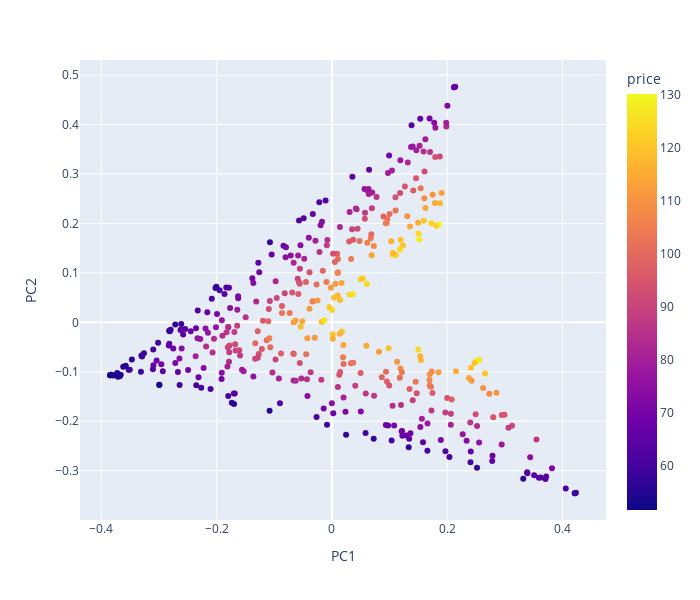
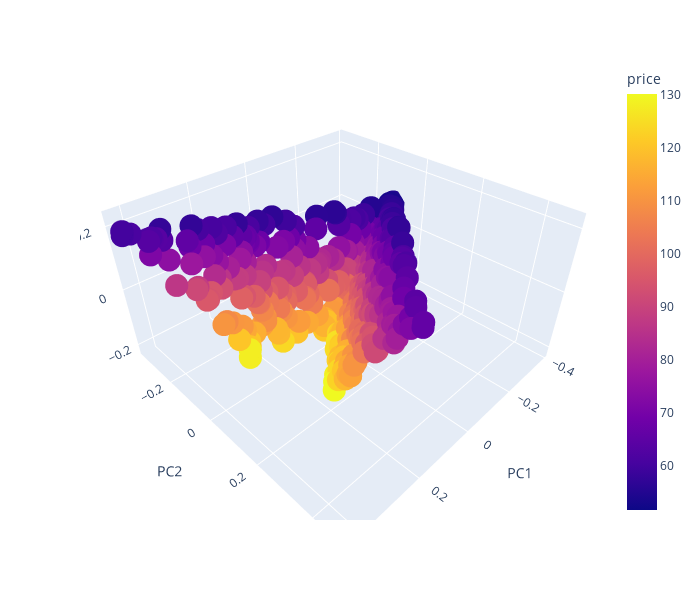
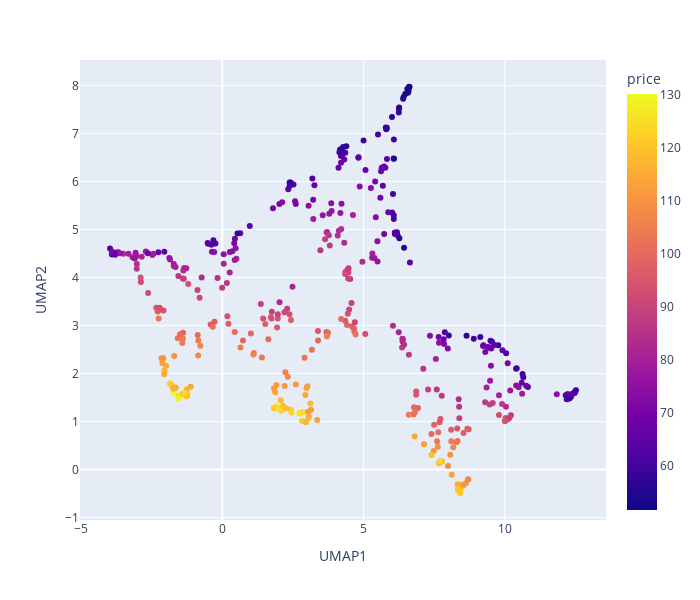
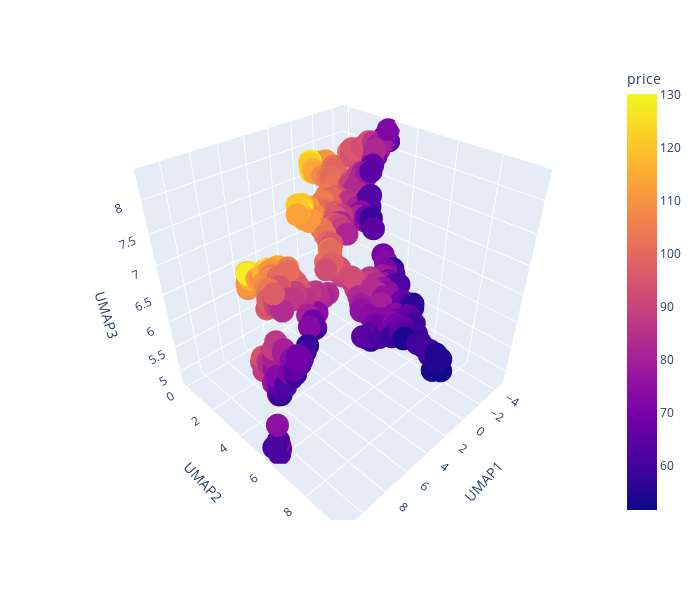

The notebook cell these images were saved under, in order:
### Code cell
from blends.viz import plot_design_space

for method in ["pca-2d", "pca-3d", "umap-2d", "umap-3d", "tsne-2d", "tsne-3d", ]:
    fig = plot_design_space(
            rblend=myblend,
            df_samples=df_samples_price,
            color="price",
            method=method,
            verbose=True,
            )
    fig.update_layout(width=700, height=600)
    fig.show()

### Figure 1 — Plotly figure (JSON) as saved in the notebook; plotly's stock layout.template omitted (floating-point values rounded to 4 significant figures; data arrays with more than 128 entries replaced by an {"elided": "..."} marker saying what was removed)
{"data": [{"hovertemplate": "PC1=%{x}<br>PC2=%{y}<br>price=%{marker.color}<extra></extra>", "legendgroup": "", "marker": {"color": {"elided": "421 float values"}, "coloraxis": "coloraxis", "symbol": "circle"}, "mode": "markers", "name": "", "orientation": "v", "showlegend": false, "type": "scatter", "x": {"elided": "421 float values"}, "xaxis": "x", "y": {"elided": "421 float values"}, "yaxis": "y"}], "layout": {"coloraxis": {"colorbar": {"title": {"text": "price"}}, "colorscale": [[0, "#0d0887"], [0.1111, "#46039f"], [0.2222, "#7201a8"], [0.3333, "#9c179e"], [0.4444, "#bd3786"], [0.5556, "#d8576b"], [0.6667, "#ed7953"], [0.7778, "#fb9f3a"], [0.8889, "#fdca26"], [1, "#f0f921"]]}, "height": 600, "legend": {"tracegroupgap": 0}, "margin": {"t": 60}, "width": 700, "xaxis": {"anchor": "y", "domain": [0, 1], "title": {"text": "PC1"}}, "yaxis": {"anchor": "x", "domain": [0, 1], "title": {"text": "PC2"}}}}

### Figure 2 — Plotly figure (JSON) as saved in the notebook; plotly's stock layout.template omitted (floating-point values rounded to 4 significant figures; data arrays with more than 128 entries replaced by an {"elided": "..."} marker saying what was removed)
{"data": [{"hovertemplate": "PC1=%{x}<br>PC2=%{y}<br>PC3=%{z}<br>price=%{marker.color}<extra></extra>", "legendgroup": "", "marker": {"color": {"elided": "421 float values"}, "coloraxis": "coloraxis", "symbol": "circle"}, "mode": "markers", "name": "", "scene": "scene", "showlegend": false, "type": "scatter3d", "x": {"elided": "421 float values"}, "y": {"elided": "421 float values"}, "z": {"elided": "421 float values"}}], "layout": {"coloraxis": {"colorbar": {"title": {"text": "price"}}, "colorscale": [[0, "#0d0887"], [0.1111, "#46039f"], [0.2222, "#7201a8"], [0.3333, "#9c179e"], [0.4444, "#bd3786"], [0.5556, "#d8576b"], [0.6667, "#ed7953"], [0.7778, "#fb9f3a"], [0.8889, "#fdca26"], [1, "#f0f921"]]}, "height": 600, "legend": {"tracegroupgap": 0}, "margin": {"t": 60}, "scene": {"domain": {"x": [0, 1], "y": [0, 1]}, "xaxis": {"title": {"text": "PC1"}}, "yaxis": {"title": {"text": "PC2"}}, "zaxis": {"title": {"text": "PC3"}}}, "width": 700}}

### Figure 3 — Plotly figure (JSON) as saved in the notebook; plotly's stock layout.template omitted (floating-point values rounded to 4 significant figures; data arrays with more than 128 entries replaced by an {"elided": "..."} marker saying what was removed)
{"data": [{"hovertemplate": "UMAP1=%{x}<br>UMAP2=%{y}<br>price=%{marker.color}<extra></extra>", "legendgroup": "", "marker": {"color": {"elided": "421 float values"}, "coloraxis": "coloraxis", "symbol": "circle"}, "mode": "markers", "name": "", "orientation": "v", "showlegend": false, "type": "scatter", "x": {"elided": "421 float values"}, "xaxis": "x", "y": {"elided": "421 float values"}, "yaxis": "y"}], "layout": {"coloraxis": {"colorbar": {"title": {"text": "price"}}, "colorscale": [[0, "#0d0887"], [0.1111, "#46039f"], [0.2222, "#7201a8"], [0.3333, "#9c179e"], [0.4444, "#bd3786"], [0.5556, "#d8576b"], [0.6667, "#ed7953"], [0.7778, "#fb9f3a"], [0.8889, "#fdca26"], [1, "#f0f921"]]}, "height": 600, "legend": {"tracegroupgap": 0}, "margin": {"t": 60}, "width": 700, "xaxis": {"anchor": "y", "domain": [0, 1], "title": {"text": "UMAP1"}}, "yaxis": {"anchor": "x", "domain": [0, 1], "title": {"text": "UMAP2"}}}}

### Figure 4 — Plotly figure (JSON) as saved in the notebook; plotly's stock layout.template omitted (floating-point values rounded to 4 significant figures; data arrays with more than 128 entries replaced by an {"elided": "..."} marker saying what was removed)
{"data": [{"hovertemplate": "UMAP1=%{x}<br>UMAP2=%{y}<br>UMAP3=%{z}<br>price=%{marker.color}<extra></extra>", "legendgroup": "", "marker": {"color": {"elided": "421 float values"}, "coloraxis": "coloraxis", "symbol": "circle"}, "mode": "markers", "name": "", "scene": "scene", "showlegend": false, "type": "scatter3d", "x": {"elided": "421 float values"}, "y": {"elided": "421 float values"}, "z": {"elided": "421 float values"}}], "layout": {"coloraxis": {"colorbar": {"title": {"text": "price"}}, "colorscale": [[0, "#0d0887"], [0.1111, "#46039f"], [0.2222, "#7201a8"], [0.3333, "#9c179e"], [0.4444, "#bd3786"], [0.5556, "#d8576b"], [0.6667, "#ed7953"], [0.7778, "#fb9f3a"], [0.8889, "#fdca26"], [1, "#f0f921"]]}, "height": 600, "legend": {"tracegroupgap": 0}, "margin": {"t": 60}, "scene": {"domain": {"x": [0, 1], "y": [0, 1]}, "xaxis": {"title": {"text": "UMAP1"}}, "yaxis": {"title": {"text": "UMAP2"}}, "zaxis": {"title": {"text": "UMAP3"}}}, "width": 700}}
